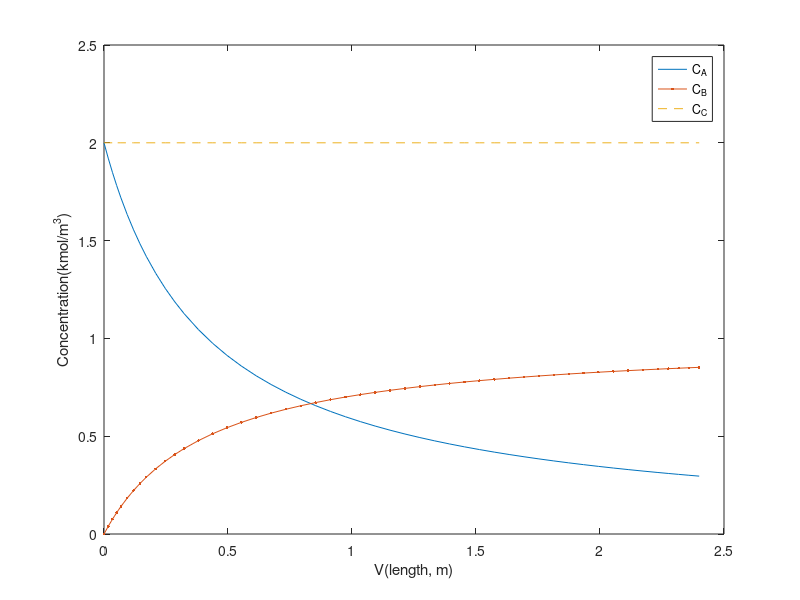

Write the MATLAB code that produced this figure.
% isotplr.m 
v0 = 0.5; k = 0.3; Vf = 2.4; Vi = [0 Vf]; C0 = [2 0 2]; % data 
dC = @(V,C) [-2*k*C(1)^2/v0; k*C(1)^2/v0; 0]; [V C] = ode45(dC,Vi,C0); 
plot(V,C(:,1),V,C(:,2),'.-',V,C(:,3),'--'), legend('C_A','C_B','C_C') 
xlabel('V(length, m)'), ylabel('Concentration(kmol/m^3)') 